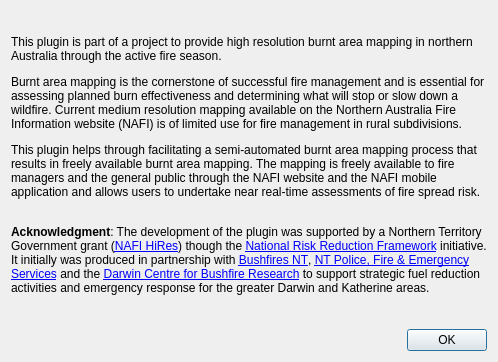
<?xml version="1.0" encoding="UTF-8"?>
<ui version="4.0">
  <class>AboutDialogBase</class>
  <widget class="QDialog" name="AboutDialogBase">
    <property name="geometry">
      <rect>
        <x>0</x>
        <y>0</y>
        <width>1414</width>
        <height>830</height>
      </rect>
    </property>
    <property name="sizePolicy">
      <sizepolicy hsizetype="Preferred" vsizetype="Preferred">
        <horstretch>0</horstretch>
        <verstretch>0</verstretch>
      </sizepolicy>
    </property>
    <property name="windowTitle">
      <string>About NAFI HiRes: Mapping Burnt Areas</string>
    </property>
    <property name="windowIcon">
      <iconset>
        <normaloff>:/plugins/nafi_hires/images/icon.png</normaloff>:/plugins/nafi_hires/images/icon.png</iconset>
    </property>
    <layout class="QVBoxLayout" name="outerVerticalLayout">
      <property name="sizeConstraint">
        <enum>QLayout::SetFixedSize</enum>
      </property>
      <item>
        <layout class="QVBoxLayout" name="verticalLayout">
          <property name="spacing">
            <number>10</number>
          </property>
          <item>
            <widget class="QLabel" name="iconLabel">
              <property name="text">
                <string>&lt;html&gt;&lt;head/&gt;&lt;body&gt;&lt;p&gt;&lt;img src=&quot;:/plugins/nafi_hires/images/icon.png&quot;/&gt;&lt;/p&gt;&lt;/body&gt;&lt;/html&gt;</string>
              </property>
              <property name="scaledContents">
                <bool>true</bool>
              </property>
              <property name="alignment">
                <set>Qt::AlignCenter</set>
              </property>
              <property name="margin">
                <number>0</number>
              </property>
            </widget>
          </item>
          <item>
            <widget class="QLabel" name="aboutLabel">
              <property name="sizePolicy">
                <sizepolicy hsizetype="Expanding" vsizetype="Expanding">
                  <horstretch>0</horstretch>
                  <verstretch>0</verstretch>
                </sizepolicy>
              </property>
              <property name="text">
                <string>&lt;html&gt;&lt;head/&gt;&lt;body&gt;&lt;p&gt;This plugin is part of a project to provide high resolution burnt area mapping in northern Australia through the active fire season.&lt;/p&gt;&lt;p&gt;Burnt area mapping is the cornerstone of successful fire management and is essential for assessing planned burn effectiveness and determining what will stop or slow down a wildfire. Current medium resolution mapping available on the Northern Australia Fire Information website (NAFI) is of limited use for fire management in rural subdivisions. &lt;/p&gt;&lt;p&gt;This plugin helps through facilitating a semi-automated burnt area mapping process that results in freely available burnt area mapping. The mapping is freely available to fire managers and the general public through the NAFI website and the NAFI mobile application and allows users to undertake near real-time assessments of fire spread risk.&lt;/p&gt;&lt;p&gt;&lt;br/&gt;&lt;span style=&quot; font-weight:600;&quot;&gt;Acknowledgment&lt;/span&gt;: The development of the plugin was supported by a Northern Territory Government grant (&lt;a href=&quot;https://cmc.nt.gov.au/supporting-government/northern-territory-risk-reduction-program&quot;&gt;&lt;span style=&quot; text-decoration: underline; color:#0000ff;&quot;&gt;NAFI HiRes&lt;/span&gt;&lt;/a&gt;) though the &lt;a href=&quot;https://www.homeaffairs.gov.au/about-us/our-portfolios/emergency-management/resources&quot;&gt;&lt;span style=&quot; text-decoration: underline; color:#0000ff;&quot;&gt;National Risk Reduction Framework&lt;/span&gt;&lt;/a&gt; initiative. It initially was produced in partnership with &lt;a href=&quot;https://depws.nt.gov.au/bushfire-information-and-management/about-bushfires-nt/bushfires-nt&quot;&gt;&lt;span style=&quot; text-decoration: underline; color:#0000ff;&quot;&gt;Bushfires NT&lt;/span&gt;&lt;/a&gt;, &lt;a href=&quot;https://www.pfes.nt.gov.au&quot;&gt;&lt;span style=&quot; text-decoration: underline; color:#0000ff;&quot;&gt;NT Police, Fire &amp;amp; Emergency Services&lt;/span&gt;&lt;/a&gt; and the &lt;a href=&quot;https://bushfireresearch.org.au/&quot;&gt;&lt;span style=&quot; text-decoration: underline; color:#0000ff;&quot;&gt;Darwin Centre for Bushfire Research&lt;/span&gt;&lt;/a&gt; to support strategic fuel reduction activities and emergency response for the greater Darwin and Katherine areas.&lt;/p&gt;&lt;/body&gt;&lt;/html&gt;</string>
              </property>
              <property name="textFormat">
                <enum>Qt::RichText</enum>
              </property>
              <property name="alignment">
                <set>Qt::AlignLeading|Qt::AlignLeft|Qt::AlignTop</set>
              </property>
              <property name="wordWrap">
                <bool>true</bool>
              </property>
              <property name="openExternalLinks">
                <bool>true</bool>
              </property>
            </widget>
          </item>
          <item>
            <widget class="QLabel" name="firescarLabel">
              <property name="sizePolicy">
                <sizepolicy hsizetype="Preferred" vsizetype="Minimum">
                  <horstretch>0</horstretch>
                  <verstretch>0</verstretch>
                </sizepolicy>
              </property>
              <property name="maximumSize">
                <size>
                  <width>16777215</width>
                  <height>400</height>
                </size>
              </property>
              <property name="text">
                <string>&lt;html&gt;&lt;head/&gt;&lt;body&gt;&lt;p&gt;&lt;img src=&quot;:/plugins/nafi_hires/images/firescar.jpg&quot;/&gt;&lt;/p&gt;&lt;/body&gt;&lt;/html&gt;</string>
              </property>
              <property name="scaledContents">
                <bool>true</bool>
              </property>
              <property name="alignment">
                <set>Qt::AlignCenter</set>
              </property>
              <property name="margin">
                <number>0</number>
              </property>
            </widget>
          </item>
          <item>
            <widget class="QDialogButtonBox" name="buttonBox">
              <property name="orientation">
                <enum>Qt::Horizontal</enum>
              </property>
              <property name="standardButtons">
                <set>QDialogButtonBox::Ok</set>
              </property>
            </widget>
          </item>
        </layout>
      </item>
    </layout>
  </widget>
  <resources/>
  <connections>
    <connection>
      <sender>buttonBox</sender>
      <signal>accepted()</signal>
      <receiver>AboutDialogBase</receiver>
      <slot>accept()</slot>
      <hints>
        <hint type="sourcelabel">
          <x>20</x>
          <y>20</y>
        </hint>
        <hint type="destinationlabel">
          <x>20</x>
          <y>20</y>
        </hint>
      </hints>
    </connection>
  </connections>
</ui>
